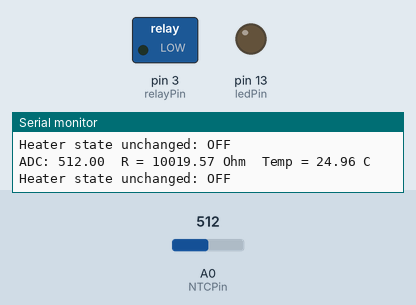
The program below on a simulated Arduino Uno, built with avr-gcc and run on an emulated ATmega328P. Parts: switched loads named in the program (green lamp = pin HIGH), output pins drawn as LEDs (lit = HIGH), the last lines printed to the serial monitor. The inputs (shaded band) are chosen by the test bench; at power-on: A0 (NTCPin) = 512.

Above: at 2.8 s.
2.9 s: A0 (NTCPin) set to 562
4.4 s: A0 (NTCPin) set to 582
At 6.0 s:
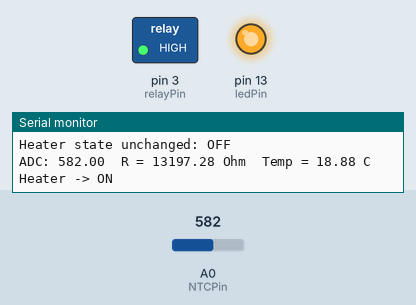
Timing chart, 0 to 7.5 s (numbered marks = the images above; inputs shaded):
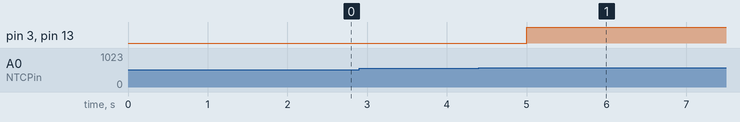

Measured:
- the behaviour switches between 569 and 570 on A0 (NTCPin) (found by bisection; images 0 and 1)
- after the input at 4.4 s, pin 3 (relayPin), pin 13 (ledPin): LOW → HIGH after 0.60 s

The program:

main.cpp
```cpp
/* NTC Thermistor (Adafruit-style sample) + Relay control with hysteresis
   Hardware:
   - NTC thermistor divided with SERIESRESISTOR (10k) to A0
   - Relay control pin: D3 (assumed active HIGH; change if needed)
*/

#include <Arduino.h>
#include <math.h>

// Pins
const uint8_t NTCPin = A0;
const uint8_t relayPin = 3;
const int ledPin = 13; // Built-in LED

// Thermistor constants (from your sample)
#define SERIESRESISTOR 10000.0     // the fixed series resistor value (Ohms)
#define NOMINAL_RESISTANCE 10000.0 // resistance at nominal temperature (Ohms)
#define NOMINAL_TEMPERATURE 25.0   // nominal temperature (°C)
#define BCOEFFICIENT 3950.0        // B coefficient of the thermistor

// Sampling and timing
const unsigned long SAMPLE_INTERVAL_MS = 1000UL; // read every 1 second

// Hysteresis thresholds (°C)
// Heater turns ON when temp <= ON_THRESHOLD
// Heater turns OFF when temp >= OFF_THRESHOLD
const float ON_THRESHOLD = 20.0;  // lower threshold — turn heater ON at or below this
const float OFF_THRESHOLD = 25.0; // upper threshold — turn heater OFF at or above this

// Relay polarity (adjust if your relay module is active-LOW)
const uint8_t RELAY_ON = HIGH;
const uint8_t RELAY_OFF = LOW;

bool heaterOn = false;
unsigned long lastSample = 0;

void setup()
{
  Serial.begin(9600);
  pinMode(relayPin, OUTPUT);

  // start with heater off
  digitalWrite(relayPin, RELAY_OFF);
  heaterOn = false;

  Serial.println(F("NTC Thermistor + Relay (hysteresis)"));
  Serial.print(F("ON_THRESHOLD = "));
  Serial.print(ON_THRESHOLD);
  Serial.println(F(" C"));
  Serial.print(F("OFF_THRESHOLD = "));
  Serial.print(OFF_THRESHOLD);
  Serial.println(F(" C"));
  Serial.println();

  pinMode(ledPin, OUTPUT);
  digitalWrite(ledPin, LOW); // Start LED OFF
}

void loop()
{
  unsigned long now = millis();
  if (now - lastSample < SAMPLE_INTERVAL_MS)
    return;
  lastSample = now;

  // 1) Read ADC
  float adc = analogRead(NTCPin);
  Serial.print(F("ADC: "));
  Serial.print(adc);

  // protect against divide-by-zero (rare but possible if ADC returns 0)
  if (adc <= 0.0)
  {
    Serial.println(F("  <-- ADC reading 0, skipping"));
    return;
  }

  // 2) Convert ADC to resistance
  // Your formula: Resistance = SERIESRESISTOR / ((1023/ADCvalue) - 1)
  float resistance = (1023.0 / adc) - 1.0;
  resistance = SERIESRESISTOR / resistance;
  Serial.print(F("  R = "));
  Serial.print(resistance);
  Serial.print(F(" Ohm"));

  // 3) Steinhart–Hart (B-parameter) conversion to Celsius
  float steinhart;
  steinhart = resistance / NOMINAL_RESISTANCE;       // (R/Ro)
  steinhart = log(steinhart);                        // ln(R/Ro)
  steinhart /= BCOEFFICIENT;                         // 1/B * ln(R/Ro)
  steinhart += 1.0 / (NOMINAL_TEMPERATURE + 273.15); // + (1/To)
  steinhart = 1.0 / steinhart;                       // Invert
  float temperatureC = steinhart - 273.15;           // convert to C

  Serial.print(F("  Temp = "));
  Serial.print(temperatureC);
  Serial.println(F(" C"));

  // 4) Hysteresis control logic
  if (!heaterOn && (temperatureC <= ON_THRESHOLD))
  {
    heaterOn = true;
    digitalWrite(relayPin, RELAY_ON);
    digitalWrite(ledPin, HIGH); // LED ON
    Serial.println(F("Heater -> ON"));
  }
  else if (heaterOn && (temperatureC >= OFF_THRESHOLD))
  {
    heaterOn = false;
    digitalWrite(relayPin, RELAY_OFF);
    digitalWrite(ledPin, LOW); // LED OFF
    Serial.println(F("Heater -> OFF"));
  }
  else
  {
    // no state change
    Serial.print(F("Heater state unchanged: "));
    Serial.println(heaterOn ? F("ON") : F("OFF"));
  }

  Serial.println();
}
```
